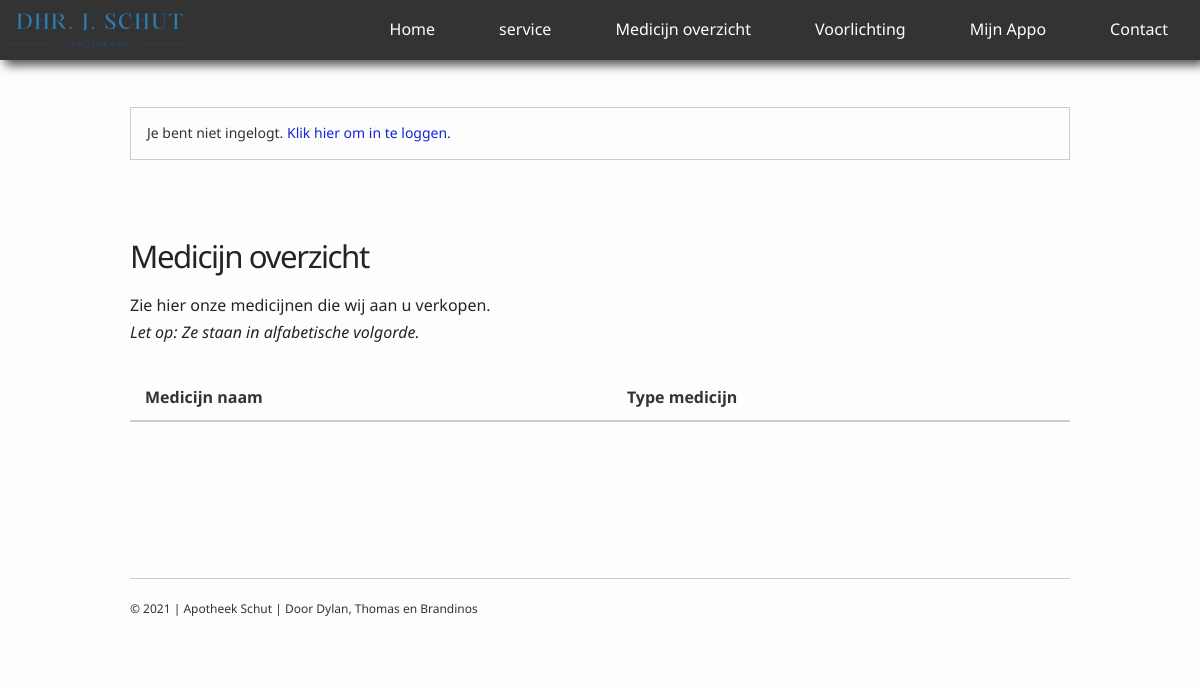
Page /medicijn.php on the earlier database version.
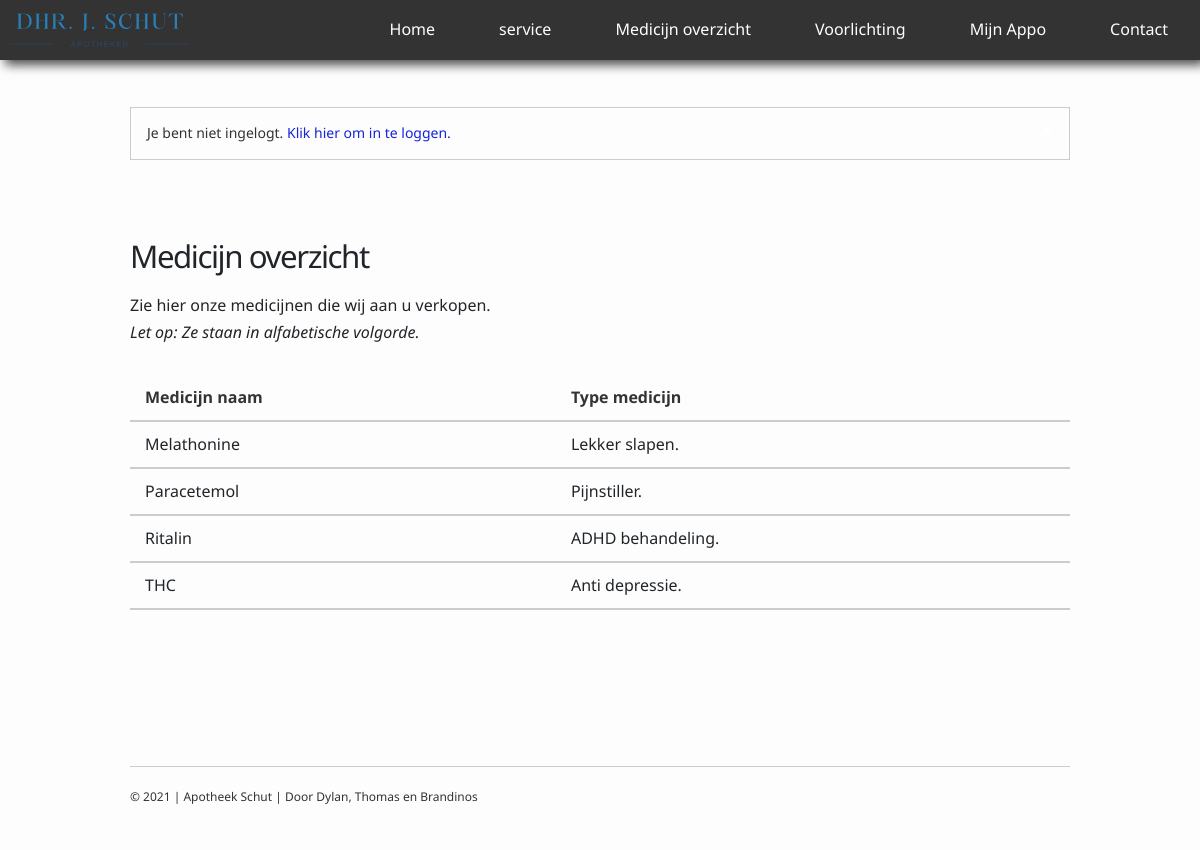
Same page on the later database version.
### tables this page shows
CREATE TABLE `medicines` (
  `ID` int(11) NOT NULL,
  `MedicineName` varchar(50) NOT NULL,
  `MedicineDes` varchar(50) NOT NULL
);

### medicijn.php (the view, shortened to what this page needs)
<?php
include "config.php";
?>
<!DOCTYPE html>
<html lang="en">
    <head>
        <link
            rel="stylesheet"
            href="https://necolas.github.io/normalize.css/8.0.1/normalize.css"
        />
        <link rel="stylesheet" href="./assets/css/style.css" />
    </head>
    <body>
        <?php
			if(!isset($_SESSION["loggedin"]) || $_SESSION["loggedin"] == false)
			{
				include "assets/includes/navbar.php";
			}
			else
			{
				include "assets/includes/navbar1.php";
			}
		?>
        <main class="wrap">
        <?php
			if(!isset($_SESSION["loggedin"]) || $_SESSION["loggedin"] == false)
			{
				include "assets/includes/alert-not-loggedin.php";
			}
			else
			{
				include "assets/includes/alert-loggedin.php";
			}
		?>
         <section>
             <h3>Medicijn overzicht</h3>
             <p>Zie hier onze medicijnen die wij aan u verkopen.<br><em>Let op: Ze staan in alfabetische volgorde.</em></p>
             <table>
                <tr>
                    <th>Medicijn naam</th>
                    <th>Type medicijn</th>
                </tr>
                <?php
            $sql = "SELECT * FROM medicines ORDER BY MedicineName ASC ";
            $result = mysqli_query($conn, $sql);
            if(mysqli_num_rows($result) > 0){
                while ($row = mysqli_fetch_assoc($result)) {
                    echo '<tr>';
                    echo '<td>'. $row['MedicineName'] .'</td>';
                    echo '<td>'. $row['MedicineDes'] .'</td>';
                    echo '</tr>';
                }
            }
        ?>
            </table>
         <section>
        </main>
        <?php include 'assets/includes/footer.php'?>
    </body>
</html>

### assets/includes/navbar.php
<nav class="header__navbar">
            <div class="navbar">
                <p class="navbar__logo">
                    <a
                        href="https://codepen.io/cryptoctopus/collections/popular/"
                    >
                        <img
                            style="height: 750px; height: auto"
                            src="./assets/img/logo.svg"
                        />
                    </a>
                </p>
                <ul class="navbar__links">
                    <li><a href="index.php">Home</a></li>
                    <li><a href="service.php">service</a></li>
                    <li><a href="medicijn.php">Medicijn overzicht</a></li>
                    <li><a href="voorlichting.php">Voorlichting</a></li>
                    <li><a href="mijn-appo.php">Mijn Appo</a></li>
					<li><a href="contactpageguest.php">Contact</a></li>
                </ul>
            </div>
        </nav>

### assets/includes/alert-not-loggedin.php
<div class="alert">
        <span class="closebtn" onclick="this.parentElement.style.display='none';">&times;</span>
        Je bent niet ingelogt. <a href="mijn-appo.php">Klik hier om in te loggen.</a>
        </div>

### assets/includes/footer.php
<footer>
    <p>&copy; 2021 | Apotheek Schut | Door Dylan, Thomas en Brandinos</p>
</footer>

### assets/css/style.css (style rules this page uses)
:root { --primary: #1524d9;--light-primary: #2332ea;--secondary: #ff2e88;--light-secondary: #fc77b1;--red: red;--black: #212529;--white: #fdfdfd;--dark-gray: #343334;--gray: #616060;--light-gray: #ccc;--lighter-gray: #f6f6f6;--subtitle: #464646;--font-sans-serif: system-ui, -apple-system, segoe ui, roboto, ubuntu, helvetica, cantarell, noto sans, sans-serif;--font-monospace: menlo, monaco, lucida console, liberation mono, dejavu sans mono, bitstream vera sans mono, courier new, monospace, serif;--boder-radius: 6px }
.services__container:hover,.navbar { -webkit-box-shadow:2px 0px 15px 0px rgba(0,0,0,.7);-moz-box-shadow:5px 5px 10px 0px rgba(0,0,0,.7);box-shadow:5px 5px 10px 0px rgba(0,0,0,.7) }
* { box-sizing:border-box;margin:0;padding:0;text-rendering:geometricPrecision;-webkit-font-smoothing:antialiased;-moz-osx-font-smoothing:grayscale;-webkit-tap-highlight-color:transparent;font-family:var(--font-sans-serif) }
html { font-size:1rem;line-height:1.7rem;margin:0 auto;min-height:100%;overflow-x:hidden;scroll-behavior:smooth;max-width:960px;padding:0 10px 0 10px }
body { background-color:var(--white);color:var(--black);caret-color:var(--black) }
section { padding:2rem 0 }
main { margin-top:5rem }
footer { margin-top:2rem;padding:1rem 0;font-size:75%;border-top:1px solid var(--light-gray);color:var(--dark-gray) }
h1,h2,h3,h4,h5,h6 { margin-bottom:1rem;margin-top:1em;font-weight:400 }
h3 { font-size:1.953rem;letter-spacing:-0.09rem;line-height:1.2 }
p { margin-bottom:1.5rem;max-width:60ch }
p *:last-child { margin-bottom:0 }
a { color:var(--primary);text-decoration:none }
img { max-width:100%;height:auto;border-radius:var(--boder-radius);cursor:pointer }
table { width:100%;border-collapse:collapse;margin:1.75rem 0;font-variant-numeric:tabular-nums }
th,td { vertical-align:top;border-bottom:2px solid var(--light-gray);line-height:15px;padding:15px }
th { font-weight:bold;text-align:left;color:var(--dark-gray) }
ul { margin:0;padding:0 1px;list-style:disc outside;font-variant-numeric:tabular-nums }
ol,ul { padding-left:1rem;margin-bottom:1rem }
li { list-style-position:inside }
img { vertical-align:middle }
.navbar { margin-bottom:1rem;height:60px;z-index:9999;width:100%;top:0;left:0;right:0;position:absolute;background-color:#333;color:#fff }
.navbar__logo { margin:0;padding:1rem 0 }
.navbar__links { color:#fff;list-style:none;margin:0;padding:0 }
.navbar__links a:not(last-child) { padding:2rem }
.navbar__links a { color:#fff;text-align:center;display:block }
.navbar__logo a { color:var(--black);font-weight:bold }
@media (min-width: 769px) { .navbar,.navbar__links { display:flex } }
@media (min-width: 769px) { .navbar { flex-direction:column;align-items:center;padding:0 } }
@media (min-width: 1025px) { .navbar { flex-direction:row;justify-content:space-between } }
.alert { padding:12px 16px;color:#333;margin-bottom:15px;font-size:14px;border:1px solid #ccc }
.closebtn { margin-left:15px;color:#fff;font-weight:bold;float:right;font-size:22px;line-height:20px;cursor:pointer;transition:.3s }

Differences in the rows shown:
added medicines: MedicineName "Melathonine", MedicineDes "Lekker slapen."
added medicines: MedicineName "Paracetemol", MedicineDes "Pijnstiller."
added medicines: MedicineName "Ritalin", MedicineDes "ADHD behandeling."
added medicines: MedicineName "THC", MedicineDes "Anti depressie."
